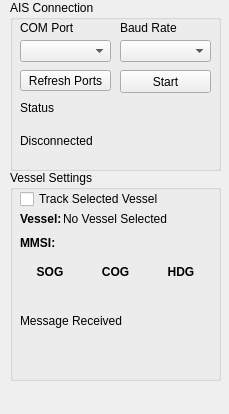
<?xml version="1.0" encoding="UTF-8"?>
<ui version="4.0">
 <class>QAISDockWidget</class>
 <widget class="QDockWidget" name="QAISDockWidget">
  <property name="geometry">
   <rect>
    <x>0</x>
    <y>0</y>
    <width>229</width>
    <height>414</height>
   </rect>
  </property>
  <property name="windowTitle">
   <string>QAIS</string>
  </property>
  <widget class="QWidget" name="dockWidgetContents">
   <widget class="QGroupBox" name="AIS_Connection">
    <property name="geometry">
     <rect>
      <x>10</x>
      <y>0</y>
      <width>211</width>
      <height>171</height>
     </rect>
    </property>
    <property name="title">
     <string>AIS Connection</string>
    </property>
    <widget class="QLabel" name="labelPort">
     <property name="geometry">
      <rect>
       <x>10</x>
       <y>20</y>
       <width>91</width>
       <height>16</height>
      </rect>
     </property>
     <property name="text">
      <string>COM Port</string>
     </property>
    </widget>
    <widget class="QComboBox" name="cmbPort">
     <property name="geometry">
      <rect>
       <x>10</x>
       <y>40</y>
       <width>91</width>
       <height>22</height>
      </rect>
     </property>
    </widget>
    <widget class="QToolButton" name="btnRefreshPorts">
     <property name="geometry">
      <rect>
       <x>10</x>
       <y>70</y>
       <width>91</width>
       <height>21</height>
      </rect>
     </property>
     <property name="text">
      <string>Refresh Ports</string>
     </property>
    </widget>
    <widget class="QLabel" name="labelBaud">
     <property name="geometry">
      <rect>
       <x>110</x>
       <y>20</y>
       <width>91</width>
       <height>16</height>
      </rect>
     </property>
     <property name="text">
      <string>Baud Rate</string>
     </property>
    </widget>
    <widget class="QComboBox" name="cmbBaud">
     <property name="geometry">
      <rect>
       <x>110</x>
       <y>40</y>
       <width>91</width>
       <height>22</height>
      </rect>
     </property>
    </widget>
    <widget class="QPushButton" name="btnStartStop">
     <property name="geometry">
      <rect>
       <x>110</x>
       <y>70</y>
       <width>91</width>
       <height>23</height>
      </rect>
     </property>
     <property name="text">
      <string>Start</string>
     </property>
    </widget>
    <widget class="QLabel" name="lblStatus">
     <property name="geometry">
      <rect>
       <x>10</x>
       <y>120</y>
       <width>191</width>
       <height>41</height>
      </rect>
     </property>
     <property name="text">
      <string>Disconnected</string>
     </property>
     <property name="wordWrap">
      <bool>true</bool>
     </property>
    </widget>
    <widget class="QLabel" name="labelPort_2">
     <property name="geometry">
      <rect>
       <x>10</x>
       <y>100</y>
       <width>91</width>
       <height>16</height>
      </rect>
     </property>
     <property name="text">
      <string>Status</string>
     </property>
    </widget>
   </widget>
   <widget class="QGroupBox" name="Vessel_settings">
    <property name="geometry">
     <rect>
      <x>10</x>
      <y>170</y>
      <width>211</width>
      <height>211</height>
     </rect>
    </property>
    <property name="title">
     <string>Vessel Settings</string>
    </property>
    <widget class="QCheckBox" name="TargetVessel_Checkbox">
     <property name="geometry">
      <rect>
       <x>10</x>
       <y>20</y>
       <width>161</width>
       <height>18</height>
      </rect>
     </property>
     <property name="toolTip">
      <string extracomment="Use the selection tool to track a vessel on the map layout"/>
     </property>
     <property name="text">
      <string>Track Selected Vessel</string>
     </property>
    </widget>
    <widget class="QLabel" name="label">
     <property name="geometry">
      <rect>
       <x>10</x>
       <y>170</y>
       <width>100</width>
       <height>27</height>
      </rect>
     </property>
     <property name="maximumSize">
      <size>
       <width>100</width>
       <height>27</height>
      </size>
     </property>
     <property name="text">
      <string/>
     </property>
     <property name="pixmap">
      <pixmap>resources/QAISLogo - Text.svg</pixmap>
     </property>
     <property name="scaledContents">
      <bool>true</bool>
     </property>
     <property name="alignment">
      <set>Qt::AlignCenter</set>
     </property>
     <property name="openExternalLinks">
      <bool>false</bool>
     </property>
    </widget>
    <widget class="QWidget" name="layoutWidget">
     <property name="geometry">
      <rect>
       <x>10</x>
       <y>90</y>
       <width>191</width>
       <height>51</height>
      </rect>
     </property>
     <layout class="QGridLayout" name="gridLayout">
      <item row="0" column="0">
       <widget class="QLabel" name="label_4">
        <property name="font">
         <font>
          <weight>75</weight>
          <bold>true</bold>
         </font>
        </property>
        <property name="text">
         <string>SOG</string>
        </property>
        <property name="alignment">
         <set>Qt::AlignCenter</set>
        </property>
       </widget>
      </item>
      <item row="1" column="0">
       <widget class="QLabel" name="lblSOG">
        <property name="text">
         <string/>
        </property>
        <property name="alignment">
         <set>Qt::AlignCenter</set>
        </property>
       </widget>
      </item>
      <item row="1" column="2">
       <widget class="QLabel" name="lblHDG">
        <property name="text">
         <string/>
        </property>
        <property name="alignment">
         <set>Qt::AlignCenter</set>
        </property>
       </widget>
      </item>
      <item row="0" column="2">
       <widget class="QLabel" name="label_6">
        <property name="font">
         <font>
          <weight>75</weight>
          <bold>true</bold>
         </font>
        </property>
        <property name="text">
         <string>HDG</string>
        </property>
        <property name="alignment">
         <set>Qt::AlignCenter</set>
        </property>
       </widget>
      </item>
      <item row="1" column="1">
       <widget class="QLabel" name="lblCOG">
        <property name="text">
         <string/>
        </property>
        <property name="alignment">
         <set>Qt::AlignCenter</set>
        </property>
       </widget>
      </item>
      <item row="0" column="1">
       <widget class="QLabel" name="label_5">
        <property name="font">
         <font>
          <weight>75</weight>
          <bold>true</bold>
         </font>
        </property>
        <property name="text">
         <string>COG</string>
        </property>
        <property name="alignment">
         <set>Qt::AlignCenter</set>
        </property>
       </widget>
      </item>
     </layout>
    </widget>
    <widget class="QWidget" name="layoutWidget">
     <property name="geometry">
      <rect>
       <x>10</x>
       <y>40</y>
       <width>42</width>
       <height>41</height>
      </rect>
     </property>
     <layout class="QGridLayout" name="gridLayout_2">
      <item row="0" column="0">
       <widget class="QLabel" name="label_2">
        <property name="font">
         <font>
          <weight>75</weight>
          <bold>true</bold>
         </font>
        </property>
        <property name="text">
         <string>Vessel:</string>
        </property>
       </widget>
      </item>
      <item row="1" column="0">
       <widget class="QLabel" name="label_3">
        <property name="font">
         <font>
          <weight>75</weight>
          <bold>true</bold>
         </font>
        </property>
        <property name="text">
         <string>MMSI:</string>
        </property>
       </widget>
      </item>
     </layout>
    </widget>
    <widget class="QWidget" name="layoutWidget">
     <property name="geometry">
      <rect>
       <x>53</x>
       <y>40</y>
       <width>151</width>
       <height>41</height>
      </rect>
     </property>
     <layout class="QGridLayout" name="gridLayout_3">
      <item row="1" column="0">
       <widget class="QLabel" name="lblMMSI">
        <property name="text">
         <string/>
        </property>
       </widget>
      </item>
      <item row="0" column="0">
       <widget class="QLabel" name="lblVessel">
        <property name="text">
         <string>No Vessel Selected</string>
        </property>
       </widget>
      </item>
     </layout>
    </widget>
    <widget class="QWidget" name="layoutWidget">
     <property name="geometry">
      <rect>
       <x>10</x>
       <y>140</y>
       <width>191</width>
       <height>21</height>
      </rect>
     </property>
     <layout class="QHBoxLayout" name="horizontalLayout">
      <item>
       <widget class="QLabel" name="label_7">
        <property name="text">
         <string>Message Received</string>
        </property>
       </widget>
      </item>
      <item>
       <widget class="QLabel" name="lblMSGRVD">
        <property name="text">
         <string/>
        </property>
       </widget>
      </item>
     </layout>
    </widget>
    <widget class="QLabel" name="SPEX_Logo">
     <property name="geometry">
      <rect>
       <x>120</x>
       <y>170</y>
       <width>80</width>
       <height>34</height>
      </rect>
     </property>
     <property name="maximumSize">
      <size>
       <width>80</width>
       <height>34</height>
      </size>
     </property>
     <property name="text">
      <string/>
     </property>
     <property name="pixmap">
      <pixmap>resources/SpatialExploration_Logo.svg</pixmap>
     </property>
     <property name="scaledContents">
      <bool>true</bool>
     </property>
     <property name="alignment">
      <set>Qt::AlignCenter</set>
     </property>
    </widget>
   </widget>
  </widget>
 </widget>
 <resources/>
 <connections/>
</ui>
